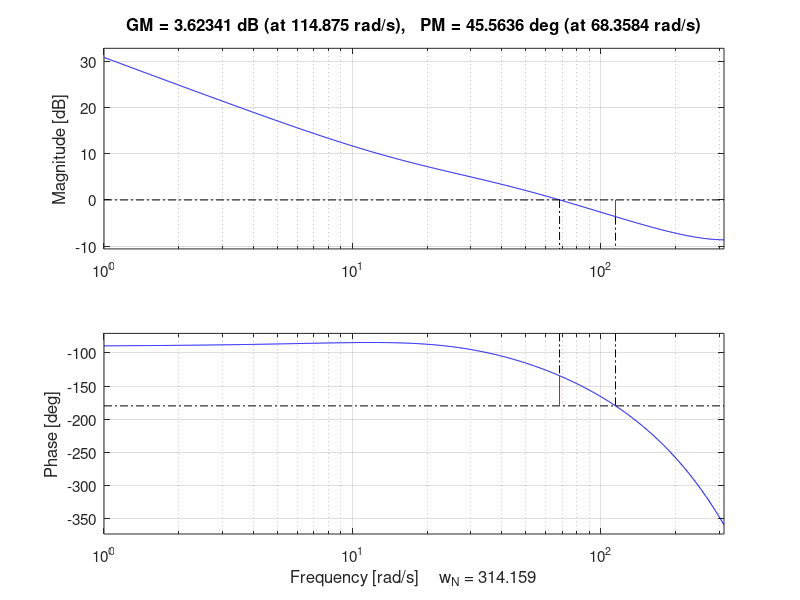

This figure's MATLAB source: (Note: this script raises an error after producing the figure.)
%% =========================================================================
% ASSIGNMENT 2: DISCRETE VELOCITY CONTROL (Z-DOMAIN)
% Team 10: Anna Adons, Ludovic Devos
% =========================================================================
clear all; close all; clc;

Ts = 0.01;     % Sampletijd van de Arduino (10 ms)
PM = 45;       % Doel faserand (deg)
APL = 15;      % Additional Phase Lag (deg)
phi_target = -180 + PM + APL; % -120°

%% -------------------------------------------------------------------------
% 1. HARDCODED PARAMETERS UIT ASSIGNMENT 1
% -------------------------------------------------------------------------
% Motor A (geïdentificeerd in Assignment 1)
a1_A = -0.6734;
b1_A = 0.6424;
Hz_A = tf([0 b1_A], [1 a1_A 0], Ts); % H_z(z) = b1 / (z * (z + a1))

% Motor B (geïdentificeerd in Assignment 1)
a1_B = -0.7034;
b1_B = 0.5828;
Hz_B = tf([0 b1_B], [1 a1_B 0], Ts);

%% -------------------------------------------------------------------------
% 2. DISCREET REGELAAR ONTWERP IN HET Z-DOMEIN
% -------------------------------------------------------------------------
s = tf('s');

% --- Ontwerp Motor A ---
phase_eq_A = @(w) rad2deg(angle(freqresp(Hz_A, w)));
w_c_A = fzero(@(w) phase_eq_A(w) - phi_target, 50);

Ti_A = tand(90 - APL) / w_c_A;
Ds_cont_A = (Ti_A * s + 1) / (Ti_A * s);
Dz_unscaled_A = c2d(Ds_cont_A, Ts, 'tustin'); % Discrete PI via Tustin

mag_at_wc_A = abs(squeeze(freqresp(Dz_unscaled_A * Hz_A, w_c_A)));
K_A_gain = 1 / mag_at_wc_A;
Dz_A = K_A_gain * Dz_unscaled_A;
L_z_A = Dz_A * Hz_A;

% --- Ontwerp Motor B ---
phase_eq_B = @(w) rad2deg(angle(freqresp(Hz_B, w)));
w_c_B = fzero(@(w) phase_eq_B(w) - phi_target, 50);

Ti_B = tand(90 - APL) / w_c_B;
Ds_cont_B = (Ti_B * s + 1) / (Ti_B * s);
Dz_unscaled_B = c2d(Ds_cont_B, Ts, 'tustin');

mag_at_wc_B = abs(squeeze(freqresp(Dz_unscaled_B * Hz_B, w_c_B)));
K_B_gain = 1 / mag_at_wc_B;
Dz_B = K_B_gain * Dz_unscaled_B;
L_z_B = Dz_B * Hz_B;

% Print resultaten in de command window
fprintf('=== DISCREET REGELAAR ONTWERP (Z-DOMAIN, Ts = 0.01s) ===\n');
fprintf('Motor A -> w_c = %.4f rad/s, Ti = %.4f s, K = %.4f\n', w_c_A, Ti_A, K_A_gain);
fprintf('Motor B -> w_c = %.4f rad/s, Ti = %.4f s, K = %.4f\n\n', w_c_B, Ti_B, K_B_gain);

%% -------------------------------------------------------------------------
% 3. BODE PLOTS GENEREREN & EXPORTUREN NAAR LATEX (Images map)
% -------------------------------------------------------------------------
if ~exist('Images', 'dir')
    mkdir('Images');
end

% Haal de werkelijke discrete marges en kruisfrequenties op
[Gm_A, Pm_A, Wcp_A, Wcg_A] = margin(L_z_A);
[Gm_B, Pm_B, Wcp_B, Wcg_B] = margin(L_z_B);

% --- Discrete Bode Plot Motor A ---
figure('Units', 'centimeters', 'Position', [5 5 16 12]);
margin(L_z_A);
ax = findall(gcf, 'Type', 'axes');
set(ax, 'XLim', [1 pi/Ts]); % Begrensd tot de Nyquist-frequentie (~314 rad/s)
set(ax, 'FontSize', 11);
for i = 1:length(ax)
    axes(ax(i));
    hold on;
    xline(Wcp_A, 'k--', 'LineWidth', 1.5); % Zwarte stippellijn op discrete Wcp
    hold off;
end
grid on;
h_text = findall(gcf, 'Type', 'text');
set(h_text, 'FontSize', 13);
title('Discrete Open-loop Bode Diagram - Motor A');
exportgraphics(gcf, 'Images/bode_A.png', 'Resolution', 300);

% --- Discrete Bode Plot Motor B ---
figure('Units', 'centimeters', 'Position', [5 5 16 12]);
margin(L_z_B);
ax = findall(gcf, 'Type', 'axes');
set(ax, 'XLim', [1 pi/Ts]);
set(ax, 'FontSize', 11);
for i = 1:length(ax)
    axes(ax(i));
    hold on;
    xline(Wcp_B, 'k--', 'LineWidth', 1.5);
    hold off;
end
grid on;
h_text = findall(gcf, 'Type', 'text');
set(h_text, 'FontSize', 13);
title('Discrete Open-loop Bode Diagram - Motor B');
exportgraphics(gcf, 'Images/bode_B.png', 'Resolution', 300);
